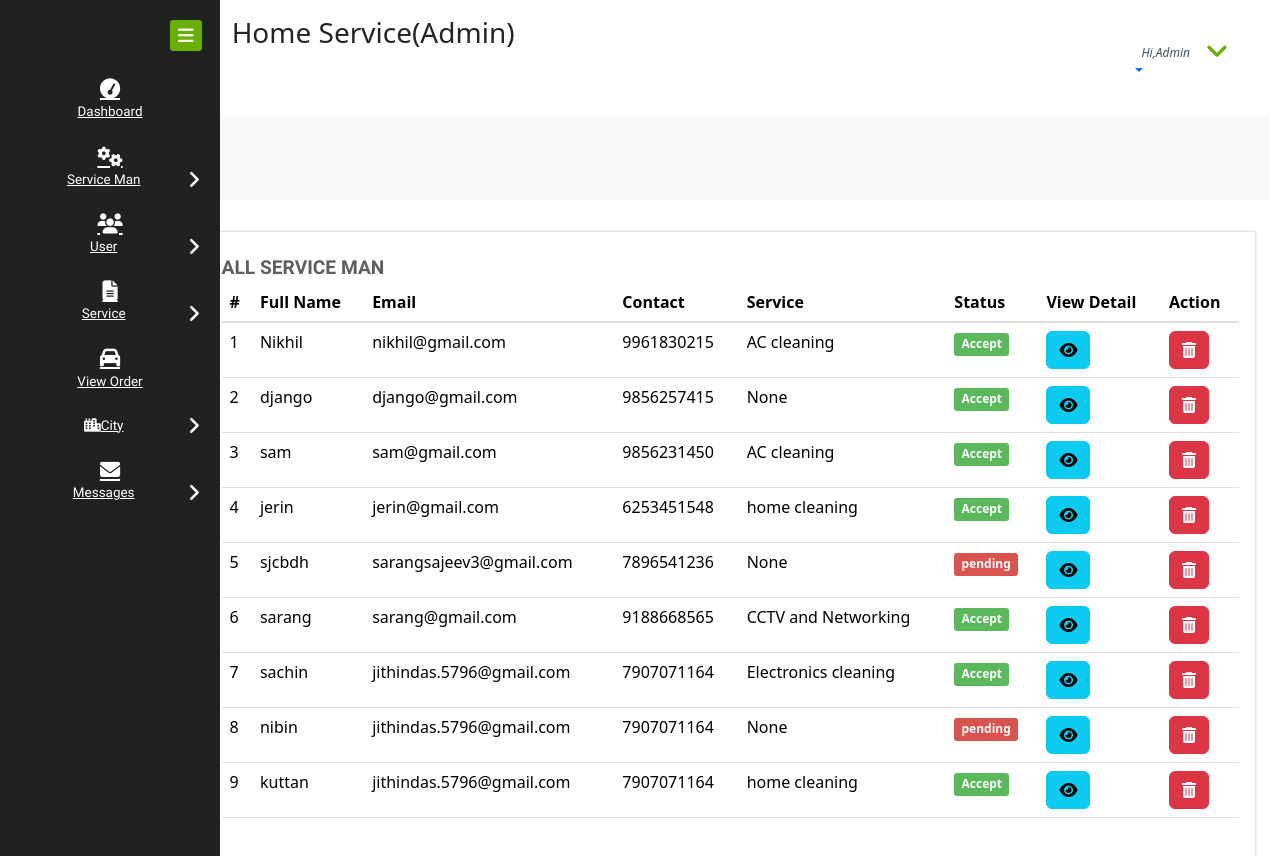
Page /all_service_man on the earlier database version.
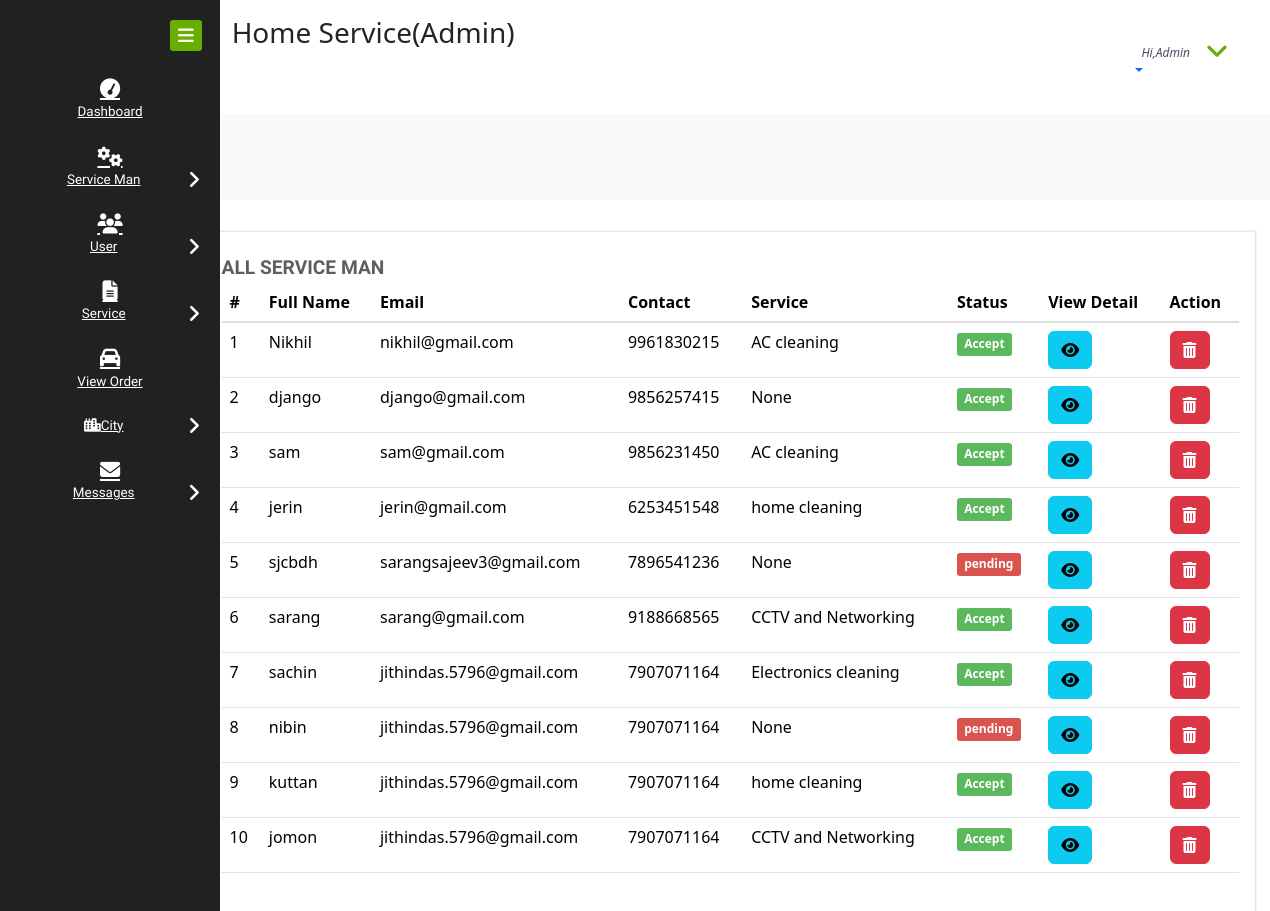
Same page on the later database version.
### home_service/models.py (models this page shows, shortened)
class Service_Man(models.Model):
    status = models.ForeignKey(Status, on_delete=models.CASCADE, null=True)
    city = models.ForeignKey(City, on_delete=models.CASCADE, null=True)
    user = models.ForeignKey(User, on_delete=models.CASCADE, null=True)
    contact = models.CharField(max_length=100, null=True)
    address = models.CharField(max_length=100, null=True)
    doj = models.DateField(null=True)
    dob = models.DateField(null=True)
    id_type = models.CharField(max_length=100, null=True)
    service_name = models.CharField(max_length=100, null=True)
    experience = models.CharField(max_length=100, null=True)
    id_card = models.FileField(null=True)
    image = models.FileField(null=True,blank=True)
    price=models.IntegerField(default=500)

class Status(models.Model):
    status = models.CharField(max_length=30, null=True)

### home_service/views.py (the view)
# urls.py: path('all_service_man',All_Service_man,name="all_service_man"),
def All_Service_man(request):
    ser = Service_Man.objects.all()
    d = {'ser':ser}
    return render(request,'all_service_man.html',d)

### home_service/templates/all_service_man.html
{% extends 'admin_navigation.html' %}
{% load static %}{% block body %}
<div class="chit-chat-layer1">
	<div class="col-md-12 chit-chat-layer1-left">
               <div class="work-progres">
                            <div class="chit-chat-heading">
                                  All Service Man
                            </div>
                            <div class="table-responsive">
                                <table class="table table-hover">
                                  <thead>
                                    <tr>
                                      <th>#</th>
                                      <th>Full Name</th>
                                      <th>Email</th>
                                      <th>Contact</th>
                                      <th>Service</th>
                                      <th>Status</th>
                                      <th>View Detail</th>
                                      <th>Action</th>
                                  </tr>
                              </thead>
                              <tbody>
                              {% for i in ser %}
                                <tr>
                                  <td>{{forloop.counter}}</td>
                                  <td>{{i.user.username}}</td>
                                  <td>{{i.user.email}}</td>
                                  <td>{{i.contact}}</td>
                                  <td>{{i.service_name}}</td>
                                    {% if i.status.status == 'Accept' %}
                                      <td><span class="label label-success">{{i.status.status}}</span></td>
                                    {% else %}
                                    <td><span class="label label-danger">{{i.status.status}}</span></td>
                                    {% endif %}
                                  <td><a href="{% url 'service_man_detail' i.id %}" ><button class="btn btn-info"><i class="fa fa-eye"></i></button></a></td>
                                  <td><a href="{% url 'delete_service_man' i.id %}" ><button class="btn btn-danger" onclick="return confirm('Are you sure ?')"><i class="fa fa-trash-o"></i></button></a></td>
                              </tr>
                              {% endfor %}
                          </tbody>
                      </table>
                  </div>
             </div>
      </div>
</div>
    {% endblock %}

Differences in the rows shown:
added Service_Man: user.username "jomon", user.email "jithindas.5796@gmail.com", contact "7907071164", service_name "CCTV and Networking", status.status "Accept"
